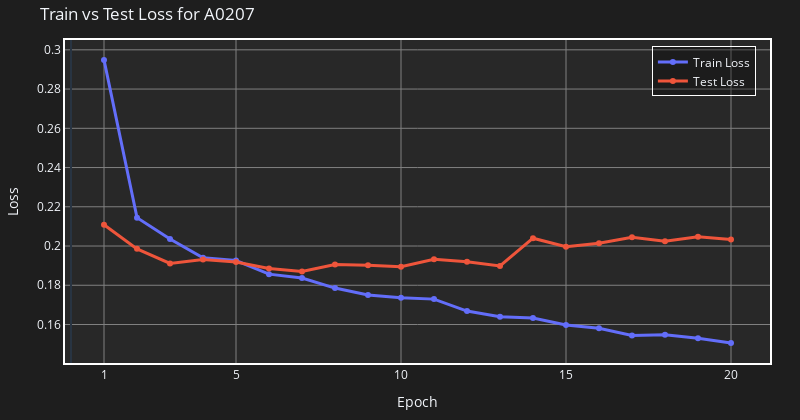
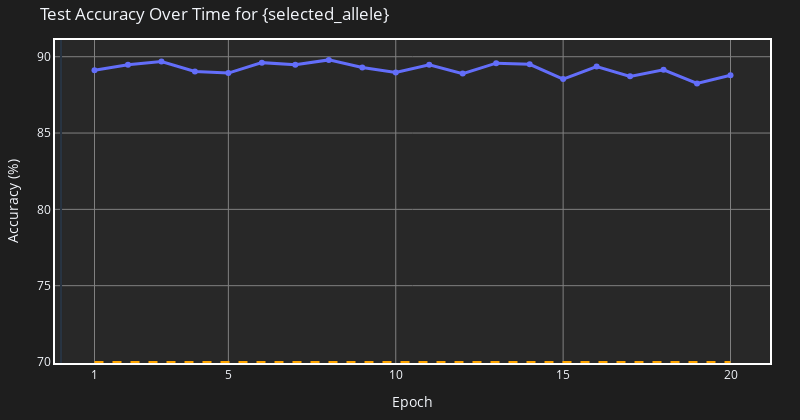
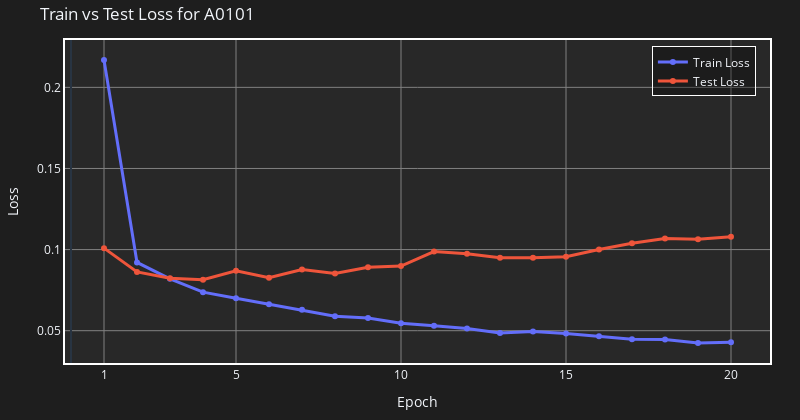
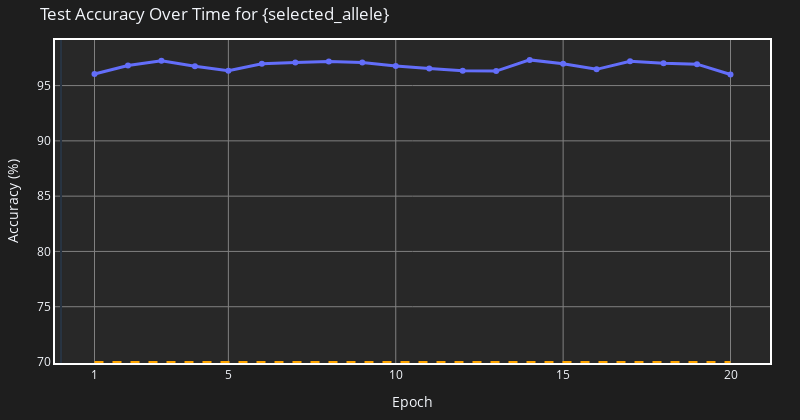

Notebook code for these charts, in order:
### Markdown cell above
##### Plot the resulting train and test losses.

### Code cell
from evaluation import plot_training_results

# Generate plots
for selected_allele, data in to_plot.items():
    train_losses = data['train_losses']
    test_losses = data['test_losses']
    accuracies = data['accuracies']
    epochs = data['epochs']
    plot_training_results(selected_allele, train_losses, test_losses, accuracies, 20)

### Figure 1 — Plotly figure (JSON) as saved in the notebook; plotly's stock layout.template omitted (floating-point values rounded to 4 significant figures)
{"data": [{"hoverinfo": "text", "hovertext": ["Epoch 1: 0.2949", "Epoch 2: 0.2145", "Epoch 3: 0.2035", "Epoch 4: 0.1940", "Epoch 5: 0.1926", "Epoch 6: 0.1857", "Epoch 7: 0.1837", "Epoch 8: 0.1786", "Epoch 9: 0.1750", "Epoch 10: 0.1736", "Epoch 11: 0.1729", "Epoch 12: 0.1668", "Epoch 13: 0.1640", "Epoch 14: 0.1633", "Epoch 15: 0.1597", "Epoch 16: 0.1581", "Epoch 17: 0.1544", "Epoch 18: 0.1548", "Epoch 19: 0.1530", "Epoch 20: 0.1505"], "line": {"width": 3}, "mode": "lines+markers", "name": "Train Loss", "type": "scatter", "x": [1, 2, 3, 4, 5, 6, 7, 8, 9, 10, 11, 12, 13, 14, 15, 16, 17, 18, 19, 20], "y": [0.2949, 0.2145, 0.2035, 0.194, 0.1926, 0.1857, 0.1837, 0.1786, 0.175, 0.1736, 0.1729, 0.1668, 0.164, 0.1633, 0.1597, 0.1581, 0.1544, 0.1548, 0.153, 0.1505]}, {"hoverinfo": "text", "hovertext": ["Epoch 1: 0.2108", "Epoch 2: 0.1986", "Epoch 3: 0.1911", "Epoch 4: 0.1932", "Epoch 5: 0.1918", "Epoch 6: 0.1886", "Epoch 7: 0.1870", "Epoch 8: 0.1905", "Epoch 9: 0.1903", "Epoch 10: 0.1894", "Epoch 11: 0.1932", "Epoch 12: 0.1919", "Epoch 13: 0.1899", "Epoch 14: 0.2040", "Epoch 15: 0.1997", "Epoch 16: 0.2014", "Epoch 17: 0.2044", "Epoch 18: 0.2025", "Epoch 19: 0.2047", "Epoch 20: 0.2033"], "line": {"width": 3}, "mode": "lines+markers", "name": "Test Loss", "type": "scatter", "x": [1, 2, 3, 4, 5, 6, 7, 8, 9, 10, 11, 12, 13, 14, 15, 16, 17, 18, 19, 20], "y": [0.2108, 0.1986, 0.1911, 0.1932, 0.1918, 0.1886, 0.187, 0.1905, 0.1903, 0.1894, 0.1932, 0.1919, 0.1899, 0.204, 0.1997, 0.2014, 0.2044, 0.2025, 0.2047, 0.2033]}], "layout": {"height": 420, "legend": {"bgcolor": "rgba(0,0,0,0.3)", "bordercolor": "white", "borderwidth": 1, "x": 0.98, "xanchor": "right", "y": 0.98, "yanchor": "top"}, "margin": {"b": 40, "l": 40, "r": 30, "t": 40}, "paper_bgcolor": "rgba(30, 30, 30, 1)", "plot_bgcolor": "rgba(40, 40, 40, 1)", "title": {"text": "Train vs Test Loss for A0207"}, "width": 800, "xaxis": {"gridcolor": "gray", "gridwidth": 1, "linecolor": "white", "linewidth": 2, "mirror": true, "showgrid": true, "tickmode": "array", "tickvals": [1, 5, 10, 15, 20], "title": {"text": "Epoch"}, "zeroline": true, "zerolinewidth": 2}, "yaxis": {"gridcolor": "gray", "gridwidth": 1, "linecolor": "white", "linewidth": 2, "mirror": true, "showgrid": true, "title": {"text": "Loss"}, "zeroline": true, "zerolinewidth": 2}}}

### Figure 2 — Plotly figure (JSON) as saved in the notebook; plotly's stock layout.template omitted (floating-point values rounded to 4 significant figures)
{"data": [{"hoverinfo": "text", "hovertext": ["Epoch 1: 89.11%", "Epoch 2: 89.47%", "Epoch 3: 89.68%", "Epoch 4: 89.04%", "Epoch 5: 88.93%", "Epoch 6: 89.61%", "Epoch 7: 89.47%", "Epoch 8: 89.79%", "Epoch 9: 89.29%", "Epoch 10: 88.96%", "Epoch 11: 89.47%", "Epoch 12: 88.89%", "Epoch 13: 89.58%", "Epoch 14: 89.50%", "Epoch 15: 88.53%", "Epoch 16: 89.36%", "Epoch 17: 88.71%", "Epoch 18: 89.14%", "Epoch 19: 88.25%", "Epoch 20: 88.79%"], "line": {"width": 3}, "mode": "lines+markers", "name": "Test Accuracy", "type": "scatter", "x": [1, 2, 3, 4, 5, 6, 7, 8, 9, 10, 11, 12, 13, 14, 15, 16, 17, 18, 19, 20], "y": [89.11, 89.47, 89.68, 89.04, 88.93, 89.61, 89.47, 89.79, 89.29, 88.96, 89.47, 88.89, 89.58, 89.5, 88.53, 89.36, 88.71, 89.14, 88.25, 88.79]}], "layout": {"height": 420, "legend": {"bgcolor": "rgba(0,0,0,0.3)", "bordercolor": "white", "borderwidth": 1, "x": 0.98, "xanchor": "right", "y": 0.98, "yanchor": "top"}, "margin": {"b": 40, "l": 40, "r": 30, "t": 40}, "paper_bgcolor": "rgba(30, 30, 30, 1)", "plot_bgcolor": "rgba(40, 40, 40, 1)", "shapes": [{"line": {"color": "orange", "dash": "dash", "width": 2}, "type": "line", "x0": 1, "x1": 20, "y0": 70, "y1": 70}], "title": {"text": "Test Accuracy Over Time for {selected_allele}"}, "width": 800, "xaxis": {"gridcolor": "gray", "gridwidth": 1, "linecolor": "white", "linewidth": 2, "mirror": true, "showgrid": true, "tickmode": "array", "tickvals": [1, 5, 10, 15, 20], "title": {"text": "Epoch"}, "zeroline": true, "zerolinewidth": 2}, "yaxis": {"gridcolor": "gray", "gridwidth": 1, "linecolor": "white", "linewidth": 2, "mirror": true, "showgrid": true, "title": {"text": "Accuracy (%)"}, "zeroline": true, "zerolinewidth": 2}}}

### Figure 3 — Plotly figure (JSON) as saved in the notebook; plotly's stock layout.template omitted (floating-point values rounded to 4 significant figures)
{"data": [{"hoverinfo": "text", "hovertext": ["Epoch 1: 0.2169", "Epoch 2: 0.0921", "Epoch 3: 0.0820", "Epoch 4: 0.0738", "Epoch 5: 0.0700", "Epoch 6: 0.0662", "Epoch 7: 0.0629", "Epoch 8: 0.0589", "Epoch 9: 0.0578", "Epoch 10: 0.0546", "Epoch 11: 0.0530", "Epoch 12: 0.0513", "Epoch 13: 0.0486", "Epoch 14: 0.0495", "Epoch 15: 0.0483", "Epoch 16: 0.0466", "Epoch 17: 0.0447", "Epoch 18: 0.0446", "Epoch 19: 0.0424", "Epoch 20: 0.0430"], "line": {"width": 3}, "mode": "lines+markers", "name": "Train Loss", "type": "scatter", "x": [1, 2, 3, 4, 5, 6, 7, 8, 9, 10, 11, 12, 13, 14, 15, 16, 17, 18, 19, 20], "y": [0.2169, 0.09212, 0.08201, 0.07377, 0.07001, 0.06624, 0.06288, 0.05885, 0.0578, 0.05459, 0.05303, 0.05129, 0.04861, 0.04954, 0.04833, 0.04655, 0.04472, 0.0446, 0.04236, 0.04295]}, {"hoverinfo": "text", "hovertext": ["Epoch 1: 0.1009", "Epoch 2: 0.0863", "Epoch 3: 0.0824", "Epoch 4: 0.0814", "Epoch 5: 0.0870", "Epoch 6: 0.0826", "Epoch 7: 0.0877", "Epoch 8: 0.0852", "Epoch 9: 0.0891", "Epoch 10: 0.0899", "Epoch 11: 0.0988", "Epoch 12: 0.0975", "Epoch 13: 0.0950", "Epoch 14: 0.0950", "Epoch 15: 0.0956", "Epoch 16: 0.1001", "Epoch 17: 0.1039", "Epoch 18: 0.1068", "Epoch 19: 0.1064", "Epoch 20: 0.1078"], "line": {"width": 3}, "mode": "lines+markers", "name": "Test Loss", "type": "scatter", "x": [1, 2, 3, 4, 5, 6, 7, 8, 9, 10, 11, 12, 13, 14, 15, 16, 17, 18, 19, 20], "y": [0.1009, 0.08626, 0.08239, 0.08138, 0.08697, 0.08264, 0.08773, 0.08522, 0.08906, 0.08988, 0.09877, 0.09749, 0.09503, 0.09501, 0.09558, 0.1001, 0.1039, 0.1068, 0.1064, 0.1078]}], "layout": {"height": 420, "legend": {"bgcolor": "rgba(0,0,0,0.3)", "bordercolor": "white", "borderwidth": 1, "x": 0.98, "xanchor": "right", "y": 0.98, "yanchor": "top"}, "margin": {"b": 40, "l": 40, "r": 30, "t": 40}, "paper_bgcolor": "rgba(30, 30, 30, 1)", "plot_bgcolor": "rgba(40, 40, 40, 1)", "title": {"text": "Train vs Test Loss for A0101"}, "width": 800, "xaxis": {"gridcolor": "gray", "gridwidth": 1, "linecolor": "white", "linewidth": 2, "mirror": true, "showgrid": true, "tickmode": "array", "tickvals": [1, 5, 10, 15, 20], "title": {"text": "Epoch"}, "zeroline": true, "zerolinewidth": 2}, "yaxis": {"gridcolor": "gray", "gridwidth": 1, "linecolor": "white", "linewidth": 2, "mirror": true, "showgrid": true, "title": {"text": "Loss"}, "zeroline": true, "zerolinewidth": 2}}}

### Figure 4 — Plotly figure (JSON) as saved in the notebook; plotly's stock layout.template omitted (floating-point values rounded to 4 significant figures)
{"data": [{"hoverinfo": "text", "hovertext": ["Epoch 1: 96.04%", "Epoch 2: 96.82%", "Epoch 3: 97.24%", "Epoch 4: 96.74%", "Epoch 5: 96.35%", "Epoch 6: 96.97%", "Epoch 7: 97.09%", "Epoch 8: 97.17%", "Epoch 9: 97.09%", "Epoch 10: 96.78%", "Epoch 11: 96.55%", "Epoch 12: 96.35%", "Epoch 13: 96.31%", "Epoch 14: 97.32%", "Epoch 15: 96.97%", "Epoch 16: 96.47%", "Epoch 17: 97.21%", "Epoch 18: 97.01%", "Epoch 19: 96.93%", "Epoch 20: 96.00%"], "line": {"width": 3}, "mode": "lines+markers", "name": "Test Accuracy", "type": "scatter", "x": [1, 2, 3, 4, 5, 6, 7, 8, 9, 10, 11, 12, 13, 14, 15, 16, 17, 18, 19, 20], "y": [96.04, 96.82, 97.24, 96.74, 96.35, 96.97, 97.09, 97.17, 97.09, 96.78, 96.55, 96.35, 96.31, 97.32, 96.97, 96.47, 97.21, 97.01, 96.93, 96.0]}], "layout": {"height": 420, "legend": {"bgcolor": "rgba(0,0,0,0.3)", "bordercolor": "white", "borderwidth": 1, "x": 0.98, "xanchor": "right", "y": 0.98, "yanchor": "top"}, "margin": {"b": 40, "l": 40, "r": 30, "t": 40}, "paper_bgcolor": "rgba(30, 30, 30, 1)", "plot_bgcolor": "rgba(40, 40, 40, 1)", "shapes": [{"line": {"color": "orange", "dash": "dash", "width": 2}, "type": "line", "x0": 1, "x1": 20, "y0": 70, "y1": 70}], "title": {"text": "Test Accuracy Over Time for {selected_allele}"}, "width": 800, "xaxis": {"gridcolor": "gray", "gridwidth": 1, "linecolor": "white", "linewidth": 2, "mirror": true, "showgrid": true, "tickmode": "array", "tickvals": [1, 5, 10, 15, 20], "title": {"text": "Epoch"}, "zeroline": true, "zerolinewidth": 2}, "yaxis": {"gridcolor": "gray", "gridwidth": 1, "linecolor": "white", "linewidth": 2, "mirror": true, "showgrid": true, "title": {"text": "Accuracy (%)"}, "zeroline": true, "zerolinewidth": 2}}}
